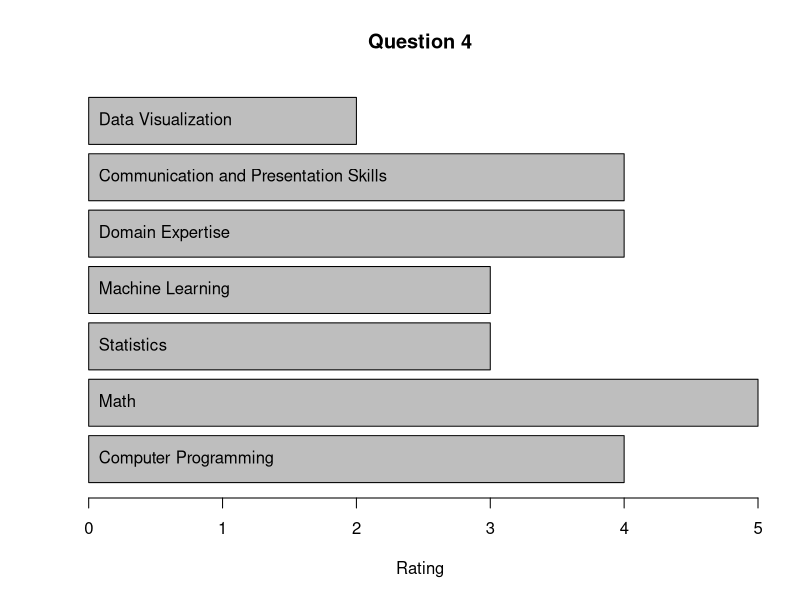

Write R code to recreate this figure.
# This script will produce a histogram representing the ratings I have
# given myself in the specified categories pertaining to data science
# skills.

# Create a data.frame and assign values to each category
Andrew <- data.frame(category = c(
  "Computer Programming","Math","Statistics", "Machine Learning",
  "Domain Expertise","Communication and Presentation Skills","Data Visualization"),
  rating= c(4,5,3,3,4,4,2))

# Set the size parameters of the plot
par(fig= c(0,1,0,1), mar= c(5.1,4.1,4.1,2.1))
# Add the Categories to the histogram
midpoints= barplot(Andrew$rating, xlab= "Rating",
                   horiz= TRUE, main = "Question 4")
text(0, midpoints, labels= Andrew$category, pos = 4)
